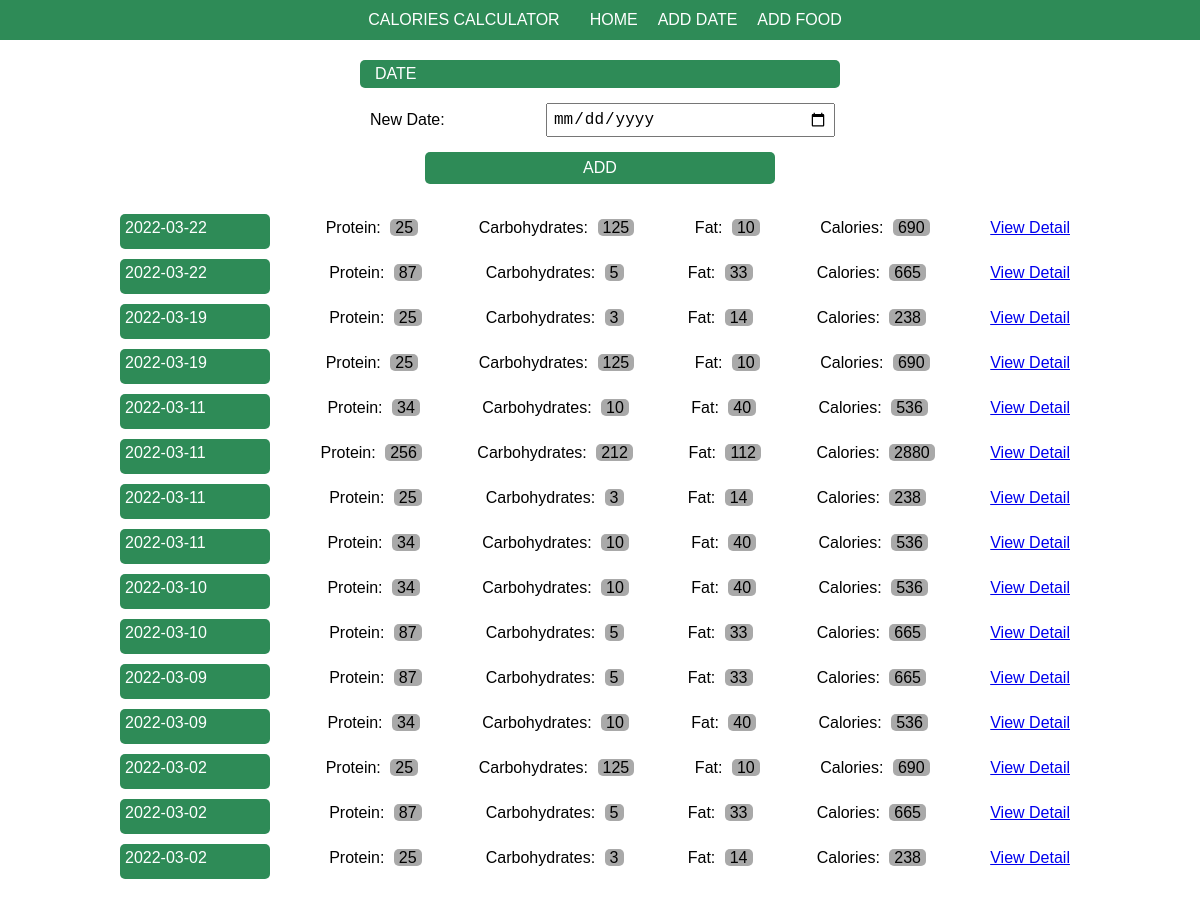
The app's page /date with its own data.
### tables this page shows
CREATE TABLE "food_date" (
	"id"	INTEGER,
	"food_id"	INTEGER NOT NULL,
	"log_date_id"	INTEGER NOT NULL,
	PRIMARY KEY("id" AUTOINCREMENT)
);

CREATE TABLE "log_date" (
	"id"	INTEGER,
	"entry_date"	NUMERIC NOT NULL,
	PRIMARY KEY("id" AUTOINCREMENT)
);

CREATE TABLE "food" (
	"id"	INTEGER,
	"name"	TEXT NOT NULL,
	"protein"	INTEGER NOT NULL,
	"carbohydrates"	INTEGER NOT NULL,
	"fat"	INTEGER NOT NULL,
	"calories"	INTEGER NOT NULL,
	PRIMARY KEY("id" AUTOINCREMENT)
);

### application/routes/date.py (the view)
@app.route('/date', methods = ['POST', 'GET'])
def date():
    db = db_get()
    if request.method == 'POST':
        form_date = request.form['datetime']
        db.execute('INSERT INTO log_date (entry_date) values (?)', [form_date])
        db.commit()
        return redirect(url_for('view', date=form_date))
    curr = db.execute('SELECT id, entry_date FROM log_date')
    result = curr.fetchall()
    join_curr = db.execute('SELECT food_date.*, food.name,food.protein, food.carbohydrates, food.fat,\
        food.calories, log_date.entry_date FROM food_date INNER JOIN food on food_date.food_id=food.id INNER JOIN log_date on\
        food_date.log_date_id=log_date.id ORDER by entry_date DESC')
    result_join = join_curr.fetchall()
    return render_template('date.html', title = 'Date', result_join = result_join, result = result)

### application/__init__.py (called while the page is built)
def db_conn():
    sql = sqlite3.connect(r'C:\Users\Khoshkar\PycharmProjects\Calories\application\database\database.db')
    sql.row_factory = sqlite3.Row
    return sql

def db_get():
    if not hasattr(g, 'sqlite3'):
        g.sqlite_db = db_conn()
    return g.sqlite_db

@app.teardown_appcontext
def db_close(error):
    if hasattr(g, 'sqlite_db'):
        g.sqlite_db.close()

### application/templates/date.html (shortened to what this page needs)
{% extends 'base.html' %}
{% block body %}
    <article class="date">
        <section class="header">
            <h2>date</h2>
        </section>
        <section class="form">
            <div>
                <form method="post">
                    <label for="datetime">
                        <span>New Date:</span>
                        <input type="date" name="datetime" id="datetime">
                    </label>
                    <button type="submit">Add</button>
                </form>
            </div>
            <div class="food-calories">
                {% for foo in result_join %}
                    <ul>
                        <li class="food-name">{{ foo.entry_date }}</li>
                        <li>
                            <span>Protein:</span>
                            <span>{{ foo.protein }}</span>
                        </li>
                        <li>
                            <span>Carbohydrates:</span>
                            <span>{{ foo.carbohydrates }}</span>
                        </li>
                        <li>
                            <span>Fat:</span>
                            <span>{{ foo.fat }}</span>
                        </li>
                        <li>
                            <span>Calories:</span>
                            <span>{{ foo.calories }}</span>
                        </li>
                        <li>
                            <a href="{{ url_for('view', date=foo.entry_date ) }}"><span>View Detail</span></a>
                        </li>
                    </ul>
                {% endfor %}
            </div>
        </section>
    </article>
{% endblock %}

### application/templates/base.html (shortened to what this page needs)
<!DOCTYPE html>
<html lang="en">
<head>
    <link rel="stylesheet" href="../static/css/style.css">
</head>
<body>
{% include './include/header.html' %}
{% block body %}{% endblock %}
</body>
</html>

### application/templates/include/header.html
<header>
    <section>
        <span>CALORIES CALCULATOR</span>
        <nav>
            <ul>
                <li><a href="{{ url_for('home') }}">Home</a></li>
                <li><a href="{{ url_for('date') }}">Add Date</a></li>
                <li><a href="{{ url_for('food') }}">Add Food</a></li>
            </ul>
        </nav>
    </section>
</header>

### application/static/css/style.css (style rules this page uses)
* { box-sizing: border-box; margin: 0; padding: 0; }
body { font-size: 62.5%; font-family: 'Ubuntu', 'Lucida Grande', 'Lucida Sans Unicode', 'Geneva', 'Verdana', sans-serif; display: flex; flex-direction: column; align-items: center; }
header { background: seagreen; width: 100%; }
header section { display: flex; justify-content: center; height: 40px; align-items: center; }
header section span { font-size: 1rem; color: white; padding: 0 20px; }
header section nav ul { display: flex; list-style: none; }
header section nav ul li { padding: 0 10px; }
header section nav ul li a { font-size: 1rem; color: white; text-decoration: none; text-transform: uppercase; }
.foods, .date { display: flex; flex-direction: column; align-items: center; margin-top: 20px; width: 80%; }
.foods section.header, .date section.header { background: seagreen; width: 50%; border-radius: 5px; margin-bottom: 10px; }
.foods section.header h2, .date section.header h2 { color: white; padding: 5px 15px; font-weight: normal; font-size: 1rem; text-transform: uppercase; }
.foods section.form, .date section.form { width: 100%; }
.foods section.form div, .date section.form div { display: flex; justify-content: center; }
.foods section.form div form, .date section.form div form { display: flex; flex-direction: column; width: 50%; }
.foods section.form div form label, .date section.form div form label { font-size: 1rem; margin: 5px; display: flex; flex-direction: row; align-items: center; justify-content: space-between; }
.foods section.form div form label span, .date section.form div form label span { font-size: 1rem; padding: 0 5px; flex-basis: 250px; }
.foods section.form div form label input, .foods section.form div form label select, .date section.form div form label input, .date section.form div form label select { font-size: 1rem; padding: 5px; width: 400px; }
.foods section.form div form button, .date section.form div form button { font-size: 1rem; background: seagreen; color: white; border: 0; padding: 7px; width: 350px; align-self: center; border-radius: 5px; margin-top: 10px; text-transform: uppercase; }
.foods section.form .food-calories, .date section.form .food-calories { font-size: 1rem; margin: 20px 0; display: flex; flex-direction: column; }
.foods section.form .food-calories ul, .date section.form .food-calories ul { display: flex; list-style: none; justify-content: space-between; margin-top: 10px; }
.foods section.form .food-calories ul .food-name, .date section.form .food-calories ul .food-name { background: seagreen; border-radius: 5px; color: white; flex-basis: 150px; height: 35px; }
.foods section.form .food-calories ul li, .date section.form .food-calories ul li { padding: 5px; }
.foods section.form .food-calories ul li :nth-child(2), .date section.form .food-calories ul li :nth-child(2) { background: darkgray; border-radius: 5px; }
.foods section.form .food-calories ul li span, .date section.form .food-calories ul li span { padding: 0 5px; }

### records on screen
food_date: entry_date "2022-03-22", protein "25", carbohydrates "125", fat "10", calories "690"
food_date: entry_date "2022-03-22", protein "87", carbohydrates "5", fat "33", calories "665"
food_date: entry_date "2022-03-19", protein "25", carbohydrates "3", fat "14", calories "238"
food_date: entry_date "2022-03-19", protein "25", carbohydrates "125", fat "10", calories "690"
food_date: entry_date "2022-03-11", protein "34", carbohydrates "10", fat "40", calories "536"
food_date: entry_date "2022-03-11", protein "256", carbohydrates "212", fat "112", calories "2880"
food_date: entry_date "2022-03-11", protein "25", carbohydrates "3", fat "14", calories "238"
food_date: entry_date "2022-03-11", protein "34", carbohydrates "10", fat "40", calories "536"
food_date: entry_date "2022-03-10", protein "34", carbohydrates "10", fat "40", calories "536"
food_date: entry_date "2022-03-10", protein "87", carbohydrates "5", fat "33", calories "665"
food_date: entry_date "2022-03-09", protein "87", carbohydrates "5", fat "33", calories "665"
food_date: entry_date "2022-03-09", protein "34", carbohydrates "10", fat "40", calories "536"
food_date: entry_date "2022-03-02", protein "25", carbohydrates "125", fat "10", calories "690"
food_date: entry_date "2022-03-02", protein "87", carbohydrates "5", fat "33", calories "665"
food_date: entry_date "2022-03-02", protein "25", carbohydrates "3", fat "14", calories "238"
